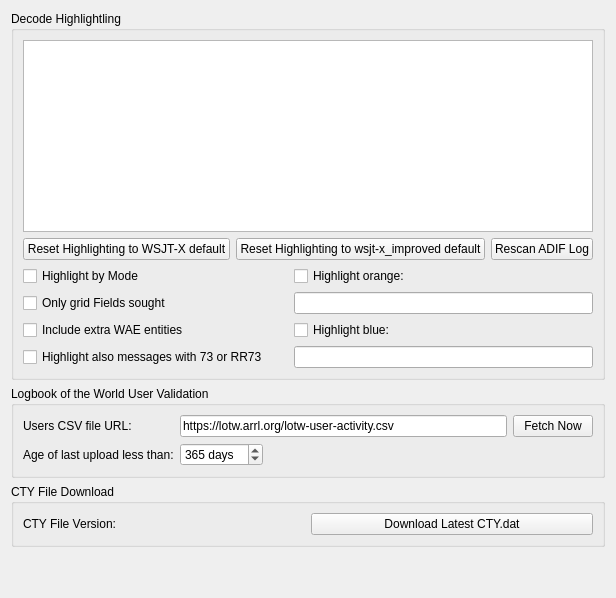
     <widget class="QWidget" name="colors_tab">
      <attribute name="title">
       <string>Colors</string>
      </attribute>
      <layout class="QVBoxLayout" name="verticalLayout_7">
       <item>
        <widget class="QGroupBox" name="groupBox_12">
         <property name="title">
          <string>Decode Highlightling</string>
         </property>
         <layout class="QGridLayout" name="gridLayout_5">
          <item row="1" column="0" colspan="2">
           <layout class="QHBoxLayout" name="horizontalLayout_20">
            <item>
             <widget class="QPushButton" name="reset_highlighting_to_defaults_push_button">
              <property name="toolTip">
               <string>&lt;html&gt;&lt;head/&gt;&lt;body&gt;&lt;p&gt;Push to reset all highlight items above to default values and priorities.&lt;/p&gt;&lt;/body&gt;&lt;/html&gt;</string>
              </property>
              <property name="text">
               <string>Reset Highlighting to WSJT-X default</string>
              </property>
             </widget>
            </item>
            <item>
             <widget class="QPushButton" name="reset_highlighting_to_defaults2_push_button">
              <property name="text">
               <string>Reset Highlighting to wsjt-x_improved default</string>
              </property>
             </widget>
            </item>
            <item>
             <widget class="QPushButton" name="rescan_log_push_button">
              <property name="toolTip">
               <string>&lt;html&gt;&lt;head/&gt;&lt;body&gt;&lt;p&gt;Click to scan the wsjtx_log.adi ADIF file again for worked before information&lt;/p&gt;&lt;/body&gt;&lt;/html&gt;</string>
              </property>
              <property name="text">
               <string>Rescan ADIF Log</string>
              </property>
             </widget>
            </item>
           </layout>
          </item>
          <item row="0" column="0" colspan="2">
           <widget class="DecodeHighlightingListView" name="highlighting_list_view">
            <property name="sizePolicy">
             <sizepolicy hsizetype="Expanding" vsizetype="Preferred">
              <horstretch>0</horstretch>
              <verstretch>0</verstretch>
             </sizepolicy>
            </property>
            <property name="contextMenuPolicy">
             <enum>Qt::ActionsContextMenu</enum>
            </property>
            <property name="acceptDrops">
             <bool>true</bool>
            </property>
            <property name="toolTip">
             <string>&lt;html&gt;&lt;head/&gt;&lt;body&gt;&lt;p&gt;Enable or disable using the check boxes and right-click an item to change or unset the foreground color, background color, or reset the item to default values. Drag and drop the items to change their priority, higher in the list is higher in priority.&lt;/p&gt;&lt;p&gt;Note that each foreground or background color may be either set or unset, unset means that it is not allocated for that item's type and lower priority items may apply.&lt;/p&gt;&lt;/body&gt;&lt;/html&gt;</string>
            </property>
            <property name="editTriggers">
             <set>QAbstractItemView::NoEditTriggers</set>
            </property>
            <property name="dragEnabled">
             <bool>true</bool>
            </property>
            <property name="dragDropMode">
             <enum>QAbstractItemView::InternalMove</enum>
            </property>
            <property name="defaultDropAction">
             <enum>Qt::MoveAction</enum>
            </property>
            <property name="selectionMode">
             <enum>QAbstractItemView::SingleSelection</enum>
            </property>
            <property name="resizeMode">
             <enum>QListView::Adjust</enum>
            </property>
           </widget>
          </item>
          <item row="3" column="0" colspan="2">
           <layout class="QGridLayout" name="gridLayout_23">
            <item row="1" column="0">
             <widget class="QCheckBox" name="only_fields_check_box">
              <property name="toolTip">
               <string>Check to for grid highlighting to only apply to unworked grid fields</string>
              </property>
              <property name="text">
               <string>Only grid Fields sought</string>
              </property>
             </widget>
            </item>
            <item row="0" column="1">
             <spacer name="horizontalSpacer_5">
              <property name="orientation">
               <enum>Qt::Horizontal</enum>
              </property>
              <property name="sizeType">
               <enum>QSizePolicy::Fixed</enum>
              </property>
              <property name="sizeHint" stdset="0">
               <size>
                <width>20</width>
                <height>20</height>
               </size>
              </property>
             </spacer>
            </item>
            <item row="2" column="0">
             <widget class="QCheckBox" name="include_WAE_check_box">
              <property name="text">
               <string>Include extra WAE entities</string>
              </property>
             </widget>
            </item>
            <item row="3" column="0">
             <widget class="QCheckBox" name="highlight_73_check_box">
              <property name="text">
               <string>Highlight also messages with 73 or RR73</string>
              </property>
             </widget>
            </item>
            <item row="0" column="0">
             <widget class="QCheckBox" name="highlight_by_mode_check_box">
              <property name="toolTip">
               <string>&lt;html&gt;&lt;head/&gt;&lt;body&gt;&lt;p&gt;Check to indicate new DXCC entities, grid squares, and callsigns per mode.&lt;/p&gt;&lt;/body&gt;&lt;/html&gt;</string>
              </property>
              <property name="text">
               <string>Highlight by Mode</string>
              </property>
             </widget>
            </item>
            <item row="0" column="2">
             <widget class="QCheckBox" name="highlight_orange_check_box">
              <property name="toolTip">
               <string>&lt;html&gt;&lt;head/&gt;&lt;body&gt;&lt;p&gt;Highlight callsigns or grids with orange background color. Callsigns and/or grids must be separated by a comma, and there must be a comma after each callsign.&lt;/p&gt;&lt;/body&gt;&lt;/html&gt;</string>
              </property>
              <property name="text">
               <string>Highlight orange:</string>
              </property>
             </widget>
            </item>
            <item row="2" column="2">
             <widget class="QCheckBox" name="highlight_blue_check_box">
              <property name="toolTip">
               <string>&lt;html&gt;&lt;head/&gt;&lt;body&gt;&lt;p&gt;Highlight callsigns or grids with blue background color. Callsigns and/or grids must be separated by a comma, and there must be a comma after each callsign.&lt;/p&gt;&lt;/body&gt;&lt;/html&gt;</string>
              </property>
              <property name="text">
               <string>Highlight blue:</string>
              </property>
             </widget>
            </item>
            <item row="1" column="2">
             <widget class="QLineEdit" name="highlight_orange_callsigns">
              <property name="toolTip">
               <string>&lt;html&gt;&lt;head/&gt;&lt;body&gt;&lt;p&gt;Highlight callsigns or grids with orange background color. Callsigns and/or grids must be separated by a comma, and there must be a comma after each callsign.&lt;/p&gt;&lt;/body&gt;&lt;/html&gt;</string>
              </property>
             </widget>
            </item>
            <item row="3" column="2">
             <widget class="QLineEdit" name="highlight_blue_callsigns">
              <property name="toolTip">
               <string>&lt;html&gt;&lt;head/&gt;&lt;body&gt;&lt;p&gt;Highlight callsigns or grids with blue background color. Callsigns and/or grids must be separated by a comma, and there must be a comma after each callsign.&lt;/p&gt;&lt;/body&gt;&lt;/html&gt;</string>
              </property>
             </widget>
            </item>
           </layout>
          </item>
         </layout>
        </widget>
       </item>
       <item>
        <widget class="QGroupBox" name="groupBox_11">
         <property name="toolTip">
          <string>&lt;html&gt;&lt;head/&gt;&lt;body&gt;&lt;p&gt;Controls for Logbook of the World user lookup.&lt;/p&gt;&lt;/body&gt;&lt;/html&gt;</string>
         </property>
         <property name="title">
          <string>Logbook of the World User Validation</string>
         </property>
         <layout class="QFormLayout" name="formLayout_18">
          <item row="1" column="0">
           <widget class="QLabel" name="label_15">
            <property name="text">
             <string>Users CSV file URL:</string>
            </property>
            <property name="buddy">
             <cstring>LotW_CSV_URL_line_edit</cstring>
            </property>
           </widget>
          </item>
          <item row="1" column="1">
           <layout class="QHBoxLayout" name="LotW_Layout">
            <item>
             <widget class="QLineEdit" name="LotW_CSV_URL_line_edit">
              <property name="toolTip">
               <string>&lt;html&gt;&lt;head/&gt;&lt;body&gt;&lt;p&gt;URL of the ARRL LotW user's last upload dates and times data file which is used to highlight decodes from stations that are known to upload their log file to LotW.&lt;/p&gt;&lt;/body&gt;&lt;/html&gt;</string>
              </property>
              <property name="accessibleName">
               <string>URL</string>
              </property>
              <property name="text">
               <string>https://lotw.arrl.org/lotw-user-activity.csv</string>
              </property>
             </widget>
            </item>
            <item>
             <widget class="QPushButton" name="LotW_CSV_fetch_push_button">
              <property name="toolTip">
               <string>&lt;html&gt;&lt;head/&gt;&lt;body&gt;&lt;p&gt;Push this button to fetch the latest LotW user's upload date and time data file.&lt;/p&gt;&lt;/body&gt;&lt;/html&gt;</string>
              </property>
              <property name="text">
               <string>Fetch Now</string>
              </property>
             </widget>
            </item>
           </layout>
          </item>
          <item row="2" column="1">
           <layout class="QHBoxLayout" name="LotW_Layout_2">
            <item>
             <widget class="QSpinBox" name="LotW_days_since_upload_spin_box">
              <property name="toolTip">
               <string>&lt;html&gt;&lt;head/&gt;&lt;body&gt;&lt;p&gt;Adjust this spin box to set the age threshold of LotW user's last upload date that is accepted as a current LotW user.&lt;/p&gt;&lt;/body&gt;&lt;/html&gt;</string>
              </property>
              <property name="accessibleName">
               <string>Days since last upload</string>
              </property>
              <property name="suffix">
               <string> days</string>
              </property>
              <property name="minimum">
               <number>0</number>
              </property>
              <property name="maximum">
               <number>9999</number>
              </property>
              <property name="value">
               <number>365</number>
              </property>
             </widget>
            </item>
            <item>
             <spacer name="horizontalSpacer_2">
              <property name="orientation">
               <enum>Qt::Horizontal</enum>
              </property>
              <property name="sizeHint" stdset="0">
               <size>
                <width>40</width>
                <height>20</height>
               </size>
              </property>
             </spacer>
            </item>
            <item>
             <widget class="QLabel" name="LotW_CSV_status_label">
              <property name="minimumSize">
               <size>
                <width>240</width>
                <height>0</height>
               </size>
              </property>
              <property name="text">
               <string/>
              </property>
             </widget>
            </item>
           </layout>
          </item>
          <item row="2" column="0">
           <widget class="QLabel" name="label_14">
            <property name="text">
             <string>Age of last upload less than:</string>
            </property>
            <property name="buddy">
             <cstring>LotW_days_since_upload_spin_box</cstring>
            </property>
           </widget>
          </item>
         </layout>
        </widget>
       </item>
       <item>
        <spacer name="horizontalSpacer_8">
         <property name="orientation">
          <enum>Qt::Horizontal</enum>
         </property>
         <property name="sizeHint" stdset="0">
          <size>
           <width>0</width>
           <height>0</height>
          </size>
         </property>
        </spacer>
       </item>
       <item>
        <widget class="QGroupBox" name="groupBox_8">
         <property name="title">
          <string>CTY File Download</string>
         </property>
         <layout class="QHBoxLayout" name="horizontalLayout_23">
          <item>
           <widget class="QLabel" name="CTY_file_label">
            <property name="text">
             <string>CTY File Version: </string>
            </property>
           </widget>
          </item>
          <item>
           <widget class="QPushButton" name="CTY_download_button">
            <property name="text">
             <string>Download Latest CTY.dat</string>
            </property>
           </widget>
          </item>
         </layout>
        </widget>
       </item>
       <item>
        <spacer name="verticalSpacer_6">
         <property name="orientation">
          <enum>Qt::Vertical</enum>
         </property>
         <property name="sizeHint" stdset="0">
          <size>
           <width>20</width>
           <height>40</height>
          </size>
         </property>
        </spacer>
       </item>
      </layout>
     </widget>
